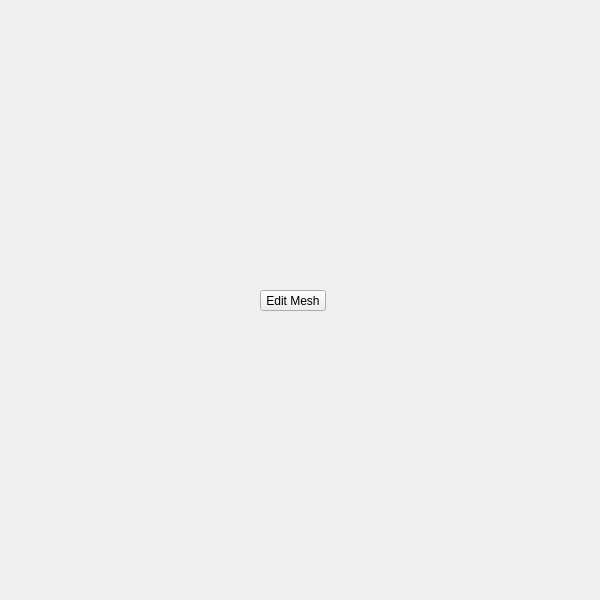
<?xml version="1.0" encoding="UTF-8"?>
<ui version="4.0">
 <class>QtUi</class>
 <widget class="QMainWindow" name="QtUi">
  <property name="enabled">
   <bool>true</bool>
  </property>
  <property name="geometry">
   <rect>
    <x>0</x>
    <y>0</y>
    <width>600</width>
    <height>600</height>
   </rect>
  </property>
  <property name="sizePolicy">
   <sizepolicy hsizetype="Ignored" vsizetype="Ignored">
    <horstretch>0</horstretch>
    <verstretch>0</verstretch>
   </sizepolicy>
  </property>
  <property name="minimumSize">
   <size>
    <width>0</width>
    <height>0</height>
   </size>
  </property>
  <property name="maximumSize">
   <size>
    <width>600</width>
    <height>600</height>
   </size>
  </property>
  <property name="toolButtonStyle">
   <enum>Qt::ToolButtonIconOnly</enum>
  </property>
  <property name="tabShape">
   <enum>QTabWidget::Triangular</enum>
  </property>
  <property name="dockNestingEnabled">
   <bool>true</bool>
  </property>
  <property name="dockOptions">
   <set>QMainWindow::AllowNestedDocks|QMainWindow::AllowTabbedDocks|QMainWindow::AnimatedDocks|QMainWindow::ForceTabbedDocks</set>
  </property>
  <widget class="QWidget" name="widget">
   <property name="sizePolicy">
    <sizepolicy hsizetype="Ignored" vsizetype="Ignored">
     <horstretch>0</horstretch>
     <verstretch>0</verstretch>
    </sizepolicy>
   </property>
   <widget class="QPushButton" name="i042">
    <property name="geometry">
     <rect>
      <x>260</x>
      <y>290</y>
      <width>66</width>
      <height>21</height>
     </rect>
    </property>
    <property name="minimumSize">
     <size>
      <width>0</width>
      <height>21</height>
     </size>
    </property>
    <property name="maximumSize">
     <size>
      <width>66</width>
      <height>21</height>
     </size>
    </property>
    <property name="accessibleName">
     <string>edit_mesh</string>
    </property>
    <property name="text">
     <string>Edit Mesh</string>
    </property>
   </widget>
  </widget>
 </widget>
 <resources/>
 <connections/>
 <designerdata>
  <property name="gridDeltaX">
   <number>5</number>
  </property>
  <property name="gridDeltaY">
   <number>10</number>
  </property>
  <property name="gridSnapX">
   <bool>true</bool>
  </property>
  <property name="gridSnapY">
   <bool>true</bool>
  </property>
  <property name="gridVisible">
   <bool>true</bool>
  </property>
 </designerdata>
</ui>
